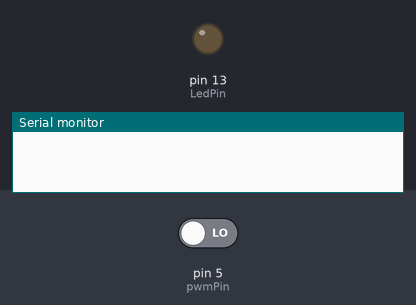
Bench run of a sketch on a simulated Arduino Uno, built with avr-gcc and run on an emulated ATmega328P. Parts: output pins drawn as LEDs (lit = HIGH), the last lines printed to the serial monitor. The inputs (shaded band) are chosen by the test bench; at power-on: pin 5 (pwmPin) LOW.

Above: at 2.2 s.
2.3 s: pin 5 (pwmPin) driven HIGH
At 2.8 s:
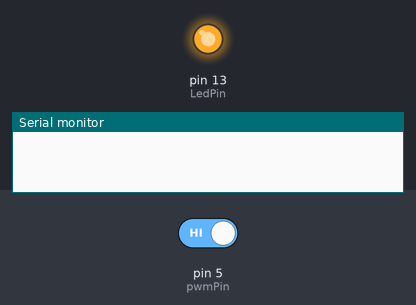
3.8 s: pin 5 (pwmPin) driven LOW
At 5.1 s:
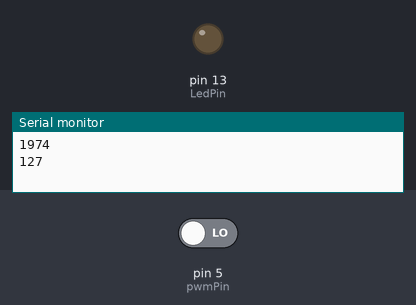
Timing chart, 0 to 6.8 s (numbered marks = the images above; inputs shaded):
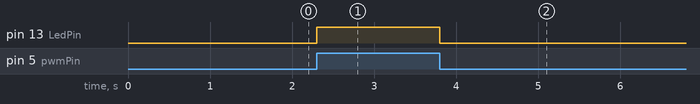

Measured:
- after the input at 2.3 s, pin 13 (LedPin): LOW → HIGH at once
- after the input at 3.8 s, pin 13 (LedPin): HIGH → LOW at once

The sketch:

co2_pressure_arduino.ino
```cpp
#define LedPin 13
#define pwmPin 5

int SensorPin = A0;

int prevVal = LOW;

long th, tl, h, l, ppm;


void setup() {

  Serial.begin (9600);

  delay(1000);

  pinMode(pwmPin, INPUT);

  pinMode(LedPin, OUTPUT);

}


void showco2(){

  long tt = millis();

  int myVal = digitalRead(pwmPin);

  if (myVal == HIGH) {

    digitalWrite(LedPin, HIGH);

    if (myVal != prevVal) {

      h = tt;

      tl = h-l;

      prevVal = myVal;

    }

  }else{

    digitalWrite(LedPin, LOW);

    if (myVal != prevVal) {

      l = tt;

      th = l-h;

      prevVal = myVal;

      ppm = 5000 * (th-2) / (th + tl-4);

      Serial.println(int(ppm));


      showfsr();

    }

  }

}


void showfsr(){

  int SensorReading = analogRead(SensorPin);

  int mfsr_r18 = map(SensorReading, 0, 1024, 0, 255);

  Serial.println(mfsr_r18);

}


void loop() {

  //showfsr();

  showco2();

  //showco2();


}
```
